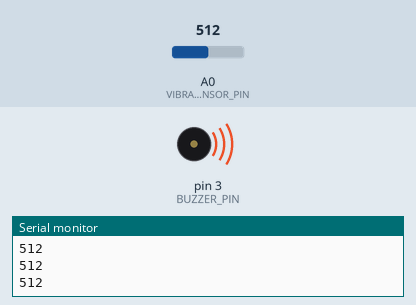
Simulated run of this sketch. Board: Arduino Uno, built with avr-gcc and run on an emulated ATmega328P. On the bench: buzzer (waves = sounding, pin HIGH), the last lines printed to the serial monitor. The inputs (shaded band) are chosen by the test bench; at power-on: A0 (VIBRATION_SENSOR_PIN) = 512.

Above: at 1.2 s.
1.3 s: A0 (VIBRATION_SENSOR_PIN) set to 106
2.8 s: A0 (VIBRATION_SENSOR_PIN) set to 95
At 3.4 s:
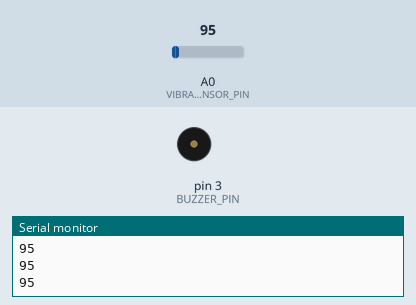
4.3 s: A0 (VIBRATION_SENSOR_PIN) set to 122
At 4.7 s:
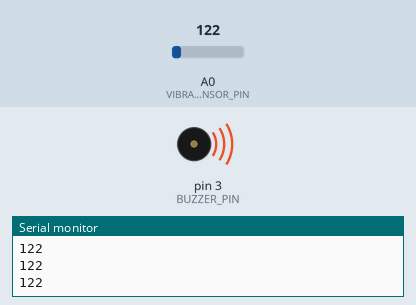
5.8 s: A0 (VIBRATION_SENSOR_PIN) set to 90
At 7.2 s:
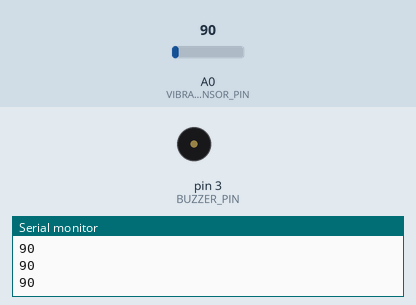
Timing chart, 0 to 8.3 s (numbered marks = the images above; inputs shaded):
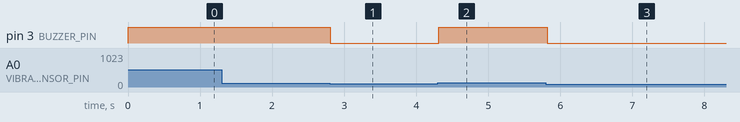

Measured:
- the behaviour switches between 101 and 100 on A0 (VIBRATION_SENSOR_PIN) (found by bisection; images 0 and 1)
- after the input at 2.8 s, pin 3 (BUZZER_PIN): HIGH → LOW at once
- after the input at 4.3 s, pin 3 (BUZZER_PIN): LOW → HIGH at once
- after the input at 5.8 s, pin 3 (BUZZER_PIN): HIGH → LOW at once

The sketch:

VIBRATION_SENSOR.ino
```cpp
#define VIBRATION_SENSOR_PIN A0
#define BUZZER_PIN 3

// Define threshold for vibration intensity
const int VIBRATION_THRESHOLD = 100;

void setup() {
  pinMode(VIBRATION_SENSOR_PIN, INPUT);
  pinMode(BUZZER_PIN, OUTPUT);
  Serial.begin(9600);
}

void loop() {
  int sensorValue = analogRead(VIBRATION_SENSOR_PIN);

  Serial.println(sensorValue);

  if (sensorValue > VIBRATION_THRESHOLD) {
    digitalWrite(BUZZER_PIN, HIGH);
  } else {
    digitalWrite(BUZZER_PIN, LOW);
  }

  delay(100);
}
```
